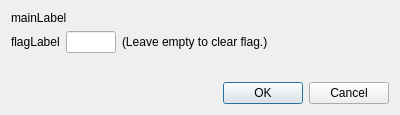
<?xml version="1.0" encoding="UTF-8"?>
<ui version="4.0">
 <class>Dialog</class>
 <widget class="QDialog" name="Dialog">
  <property name="geometry">
   <rect>
    <x>0</x>
    <y>0</y>
    <width>400</width>
    <height>115</height>
   </rect>
  </property>
  <property name="windowTitle">
   <string>Dialog</string>
  </property>
  <layout class="QVBoxLayout" name="verticalLayout">
   <item>
    <widget class="QLabel" name="mainLabel">
     <property name="text">
      <string>mainLabel</string>
     </property>
    </widget>
   </item>
   <item>
    <layout class="QHBoxLayout" name="horizontalLayout">
     <item>
      <widget class="QLabel" name="flagLabel">
       <property name="text">
        <string>flagLabel</string>
       </property>
      </widget>
     </item>
     <item>
      <widget class="QLineEdit" name="flagText">
       <property name="sizePolicy">
        <sizepolicy hsizetype="Fixed" vsizetype="Fixed">
         <horstretch>0</horstretch>
         <verstretch>0</verstretch>
        </sizepolicy>
       </property>
       <property name="maximumSize">
        <size>
         <width>50</width>
         <height>16777215</height>
        </size>
       </property>
       <property name="maxLength">
        <number>1</number>
       </property>
       <property name="cursorPosition">
        <number>0</number>
       </property>
       <property name="clearButtonEnabled">
        <bool>true</bool>
       </property>
      </widget>
     </item>
     <item>
      <widget class="QLabel" name="flagInfo">
       <property name="text">
        <string>(Leave empty to clear flag.)</string>
       </property>
      </widget>
     </item>
     <item>
      <spacer name="horizontalSpacer">
       <property name="orientation">
        <enum>Qt::Horizontal</enum>
       </property>
       <property name="sizeHint" stdset="0">
        <size>
         <width>40</width>
         <height>20</height>
        </size>
       </property>
      </spacer>
     </item>
    </layout>
   </item>
   <item>
    <spacer name="verticalSpacer">
     <property name="orientation">
      <enum>Qt::Vertical</enum>
     </property>
     <property name="sizeType">
      <enum>QSizePolicy::MinimumExpanding</enum>
     </property>
     <property name="sizeHint" stdset="0">
      <size>
       <width>20</width>
       <height>10</height>
      </size>
     </property>
    </spacer>
   </item>
   <item>
    <widget class="QDialogButtonBox" name="buttonBox">
     <property name="orientation">
      <enum>Qt::Horizontal</enum>
     </property>
     <property name="standardButtons">
      <set>QDialogButtonBox::Cancel|QDialogButtonBox::Ok</set>
     </property>
    </widget>
   </item>
  </layout>
 </widget>
 <resources/>
 <connections>
  <connection>
   <sender>buttonBox</sender>
   <signal>accepted()</signal>
   <receiver>Dialog</receiver>
   <slot>accept()</slot>
   <hints>
    <hint type="sourcelabel">
     <x>248</x>
     <y>254</y>
    </hint>
    <hint type="destinationlabel">
     <x>157</x>
     <y>274</y>
    </hint>
   </hints>
  </connection>
  <connection>
   <sender>buttonBox</sender>
   <signal>rejected()</signal>
   <receiver>Dialog</receiver>
   <slot>reject()</slot>
   <hints>
    <hint type="sourcelabel">
     <x>316</x>
     <y>260</y>
    </hint>
    <hint type="destinationlabel">
     <x>286</x>
     <y>274</y>
    </hint>
   </hints>
  </connection>
 </connections>
</ui>
